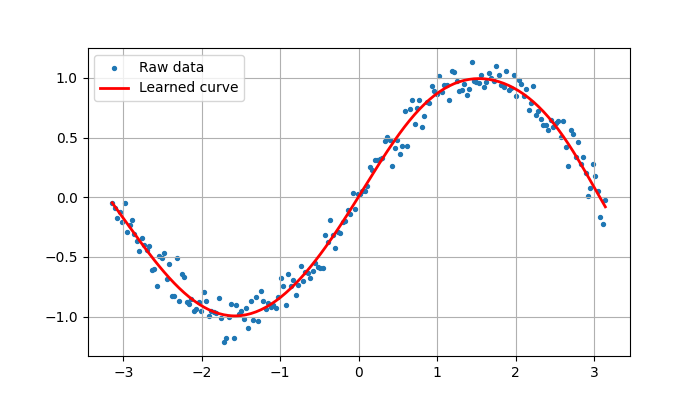

Generate this figure with Python:
import torch
import numpy as np
import matplotlib.pyplot as plt

# 1. 生成 sin 数据 -------------------------------------------------------------
X_numpy = np.linspace(-np.pi, np.pi, 200, dtype=np.float32).reshape(-1, 1)
y_numpy = np.sin(X_numpy) + 0.1 * np.random.randn(*X_numpy.shape)

# X_numpy = np.random.rand(100, 1) * 10
# y_numpy = 2 * X_numpy + 1 + np.random.randn(100, 1)

X = torch.from_numpy(X_numpy).float()
y = torch.from_numpy(y_numpy).float()

# 2. 定义带非线性的极小网络 ----------------------------------------------------
# 输入 1 维 -> 隐藏 10 维 (tanh) -> 输出 1 维
model = torch.nn.Sequential(
    torch.nn.Linear(1, 10),
    torch.nn.Tanh(),          # 不选 ReLU 是因为 Tanh 更接近 sin 的曲线
    torch.nn.Linear(10, 1)
)

# 3. 损失和优化器 --------------------------------------------------------------
loss_fn = torch.nn.MSELoss()
optimizer = torch.optim.Adam(model.parameters(), lr=0.01)

# 4. 训练 -----------------------------------------------------------------------
num_epochs = 2000
for epoch in range(num_epochs):
    y_pred = model(X)
    loss = loss_fn(y_pred, y)

    optimizer.zero_grad()
    loss.backward()
    optimizer.step()

    if (epoch + 1) % 200 == 0:
        print(f'Epoch {epoch+1:4d}/{num_epochs}, Loss = {loss.item():.6f}')

# 5. 绘图 -----------------------------------------------------------------------
with torch.no_grad():
    y_pred_np = y_pred.numpy()

plt.figure(figsize=(7, 4))
plt.scatter(X_numpy, y_numpy, s=8, label='Raw data')
plt.plot(X_numpy, y_pred_np, 'r', linewidth=2, label='Learned curve')
plt.legend(); plt.grid(); plt.show()
